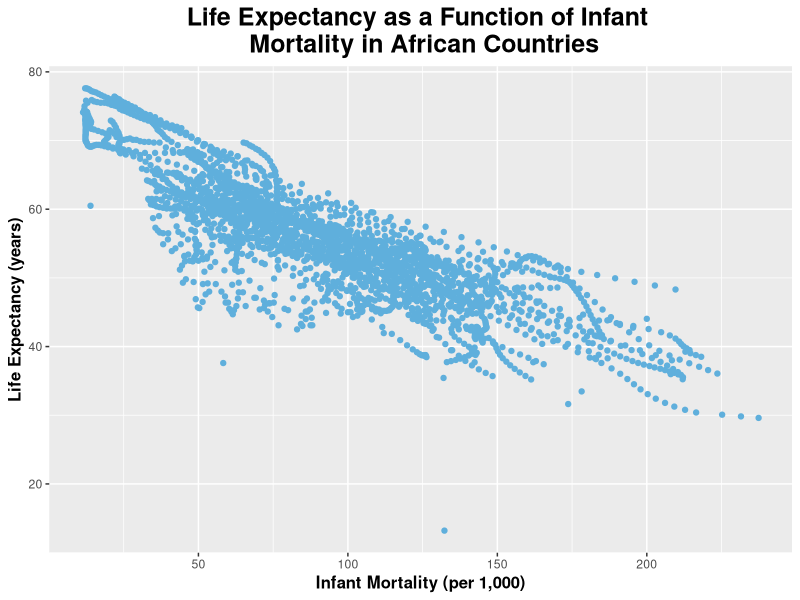
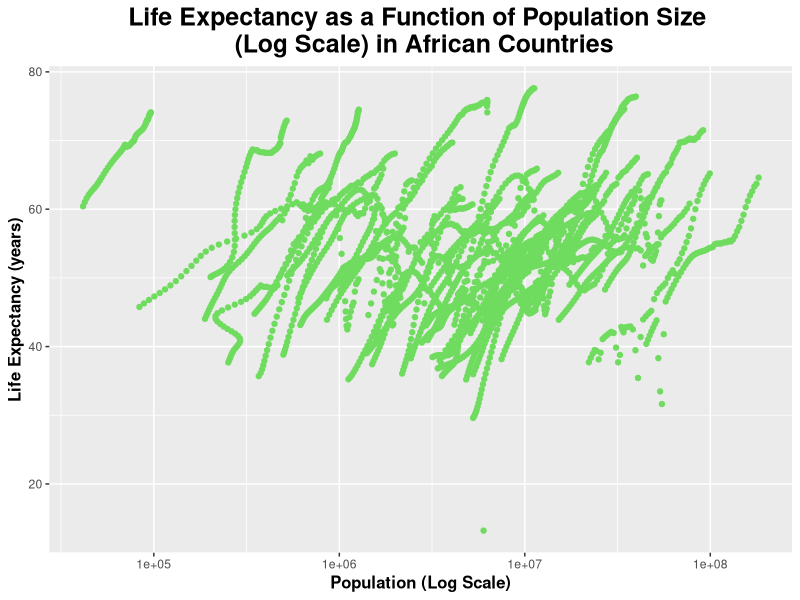
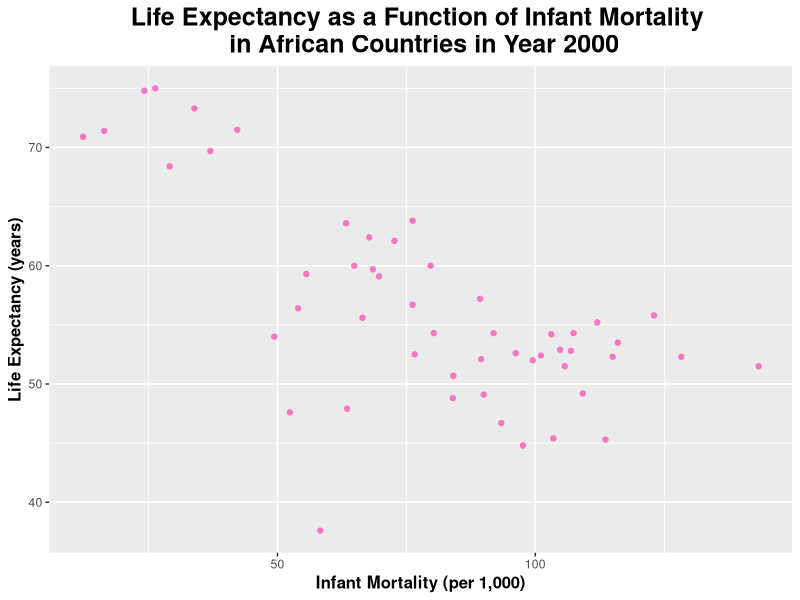
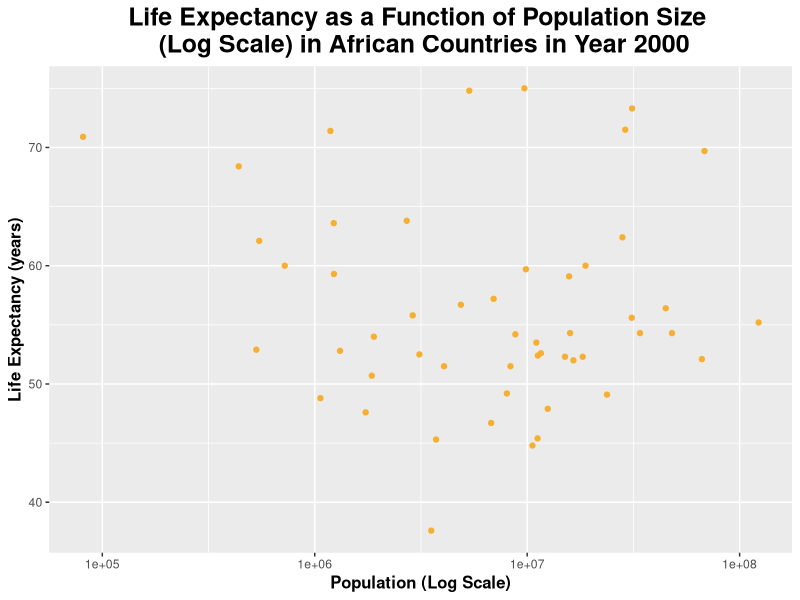

These figures' R source, in order:
## ---- chunk 1
options(repos = c(CRAN = "https://cran.rstudio.com/")) # including this because I could not render the website without it
install.packages("dslabs")
library(dslabs)

library(dplyr)
library(tidyverse)
## ---- chunk 2
help(gapminder)
## ---- chunk 3
str(gapminder)
## ---- chunk 4
summary(gapminder)
## ---- chunk 5
class(gapminder)
## ---- chunk 6
africadata <- filter(gapminder, continent == "Africa")
## ---- chunk 7
str(africadata)
## ---- chunk 8
summary(africadata)
## ---- chunk 9
infantmort_lifeexp <- select(africadata, infant_mortality, life_expectancy)
## ---- chunk 10
str(infantmort_lifeexp)
summary(infantmort_lifeexp)
## ---- chunk 11
pop_lifeexp <- select(africadata, population, life_expectancy)
## ---- chunk 12
str(pop_lifeexp)
summary(pop_lifeexp)
## ---- chunk 13
ggplot(infantmort_lifeexp, aes(x = infant_mortality, y = life_expectancy)) +
  geom_point(color = "#5fafdc") + # I will specify the points to be blue 
  labs(title = "Life Expectancy as a Function of Infant \n Mortality in African Countries",
       x = "Infant Mortality (per 1,000)",
       y = "Life Expectancy (years)") + # I will specify the title and the names of the x and y axes 
  theme(legend.position = "none", plot.title = element_text(size = 18, face = "bold", hjust = 0.5), axis.title.x = element_text(size = 12, face = "bold"), axis.title.y = element_text(size = 12, face = "bold")) # I will remove a legend (since it is unneeded here) and make the title and axis labels larger and bold 
## ---- chunk 14
ggplot(pop_lifeexp, aes(x = population, y = life_expectancy)) +
  geom_point(color = "#70dc5f") + # I will specify the points to be green  scale_x_log10() + 
  scale_x_log10() + # I will set the x-axis to a log scale
  labs(title = "Life Expectancy as a Function of Population Size \n (Log Scale) in African Countries",
       x = "Population (Log Scale)",
       y = "Life Expectancy (years)") + # I will specify the title and the names of the x and y axes
  theme(legend.position = "none", plot.title = element_text(size = 18, face = "bold", hjust = 0.5), axis.title.x = element_text(size = 12, face = "bold"), axis.title.y = element_text(size = 12, face = "bold")) # I will remove a legend (since it is unneeded here) and make the title and axis labels larger and bold
## ---- chunk 15
years_with_na_infant_mortality <- unique(africadata$year[is.na(africadata$infant_mortality)])
# use unique() and is.na() to find out which years contain NAs in infant_mortality

print(years_with_na_infant_mortality)
# Use print() to view the output
## ---- chunk 16
africadata_2000 <- filter(africadata, year == 2000)
## ---- chunk 17
str(africadata_2000)
summary(africadata_2000)
## ---- chunk 18
ggplot(africadata_2000, aes(x = infant_mortality, y = life_expectancy)) +
  geom_point(color = "#f576c1") + # I will specify the points to be pink 
  labs(title = "Life Expectancy as a Function of Infant Mortality \n in African Countries in Year 2000",
       x = "Infant Mortality (per 1,000)",
       y = "Life Expectancy (years)") + # I will specify the title and the names of the x and y axes 
  theme(legend.position = "none", plot.title = element_text(size = 18, face = "bold", hjust = 0.5), axis.title.x = element_text(size = 12, face = "bold"), axis.title.y = element_text(size = 12, face = "bold")) # I will remove a legend (since it is unneeded here) and make the title and axis labels larger and bold 
## ---- chunk 19
ggplot(africadata_2000, aes(x = population, y = life_expectancy)) +
  geom_point(color = "#f7af32") + # I will specify the points to be orange  
  scale_x_log10() + # I will set the x-axis to a log scale
  labs(title = "Life Expectancy as a Function of Population Size \n (Log Scale) in African Countries in Year 2000",
       x = "Population (Log Scale)",
       y = "Life Expectancy (years)") + # I will specify the title and the names of the x and y axes
  theme(legend.position = "none", plot.title = element_text(size = 18, face = "bold", hjust = 0.5), axis.title.x = element_text(size = 12, face = "bold"), axis.title.y = element_text(size = 12, face = "bold")) # I will remove a legend (since it is unneeded here) and make the title and axis labels larger and bold
## ---- chunk 20
fit1 <- lm(life_expectancy ~ infant_mortality, data = africadata_2000)
summary(fit1)
## ---- chunk 21
fit2 <- lm(life_expectancy ~ population, data = africadata_2000)
summary(fit2)
